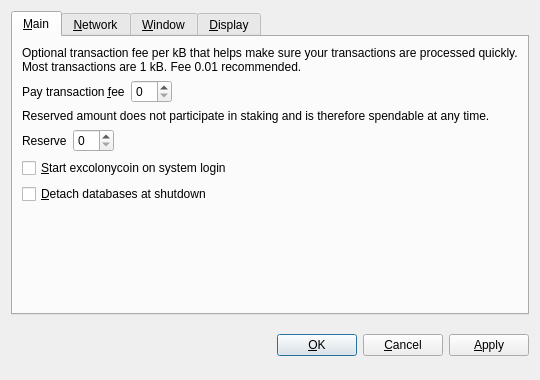
<?xml version="1.0" encoding="UTF-8"?>
<ui version="4.0">
 <class>OptionsDialog</class>
 <widget class="QDialog" name="OptionsDialog">
  <property name="geometry">
   <rect>
    <x>0</x>
    <y>0</y>
    <width>540</width>
    <height>380</height>
   </rect>
  </property>
  <property name="windowTitle">
   <string>Options</string>
  </property>
  <property name="modal">
   <bool>true</bool>
  </property>
  <layout class="QVBoxLayout" name="verticalLayout">
   <item>
    <widget class="QTabWidget" name="tabWidget">
     <property name="tabPosition">
      <enum>QTabWidget::North</enum>
     </property>
     <property name="currentIndex">
      <number>0</number>
     </property>
     <widget class="QWidget" name="tabMain">
      <attribute name="title">
       <string>&amp;Main</string>
      </attribute>
      <layout class="QVBoxLayout" name="verticalLayout_Main">
       <item>
        <widget class="QLabel" name="transactionFeeInfoLabel">
         <property name="text">
          <string>Optional transaction fee per kB that helps make sure your transactions are processed quickly. Most transactions are 1 kB. Fee 0.01 recommended.</string>
         </property>
         <property name="textFormat">
          <enum>Qt::PlainText</enum>
         </property>
         <property name="wordWrap">
          <bool>true</bool>
         </property>
        </widget>
       </item>
       <item>
        <layout class="QHBoxLayout" name="horizontalLayoutFee">
         <item>
          <widget class="QLabel" name="transactionFeeLabel">
           <property name="text">
            <string>Pay transaction &amp;fee</string>
           </property>
           <property name="textFormat">
            <enum>Qt::PlainText</enum>
           </property>
           <property name="buddy">
            <cstring>transactionFee</cstring>
           </property>
          </widget>
         </item>
         <item>
          <widget class="BitcoinAmountField" name="transactionFee"/>
         </item>
         <item>
          <spacer name="horizontalSpacerFee">
           <property name="orientation">
            <enum>Qt::Horizontal</enum>
           </property>
           <property name="sizeHint" stdset="0">
            <size>
             <width>40</width>
             <height>20</height>
            </size>
           </property>
          </spacer>
         </item>
        </layout>
       </item>
       <item>
        <widget class="QLabel" name="reserveBalanceInfoLabel">
         <property name="text">
          <string>Reserved amount does not participate in staking and is therefore spendable at any time.</string>
         </property>
         <property name="textFormat">
          <enum>Qt::PlainText</enum>
         </property>
         <property name="wordWrap">
          <bool>true</bool>
         </property>
        </widget>
       </item>
       <item>
        <layout class="QHBoxLayout" name="horizontalLayoutReserveBalance">
         <item>
          <widget class="QLabel" name="reserveBalanceLabel">
           <property name="text">
            <string>Reserve</string>
           </property>
           <property name="textFormat">
            <enum>Qt::PlainText</enum>
           </property>
           <property name="buddy">
            <cstring>reserveBalance</cstring>
           </property>
          </widget>
         </item>
         <item>
          <widget class="BitcoinAmountField" name="reserveBalance"/>
         </item>
         <item>
          <spacer name="horizontalSpacerReserveBalance">
           <property name="orientation">
            <enum>Qt::Horizontal</enum>
           </property>
           <property name="sizeHint" stdset="0">
            <size>
             <width>40</width>
             <height>20</height>
            </size>
           </property>
          </spacer>
         </item>
        </layout>
       </item>
       <item>
        <widget class="QCheckBox" name="bitcoinAtStartup">
         <property name="toolTip">
          <string>Automatically start excolonycoin after logging in to the system.</string>
         </property>
         <property name="text">
          <string>&amp;Start excolonycoin on system login</string>
         </property>
        </widget>
       </item>
       <item>
        <widget class="QCheckBox" name="detachDatabases">
         <property name="toolTip">
          <string>Detach block and address databases at shutdown. This means they can be moved to another data directory, but it slows down shutdown. The wallet is always detached.</string>
         </property>
         <property name="text">
          <string>&amp;Detach databases at shutdown</string>
         </property>
        </widget>
       </item>
       <item>
        <spacer name="verticalSpacer_Main">
         <property name="orientation">
          <enum>Qt::Vertical</enum>
         </property>
         <property name="sizeHint" stdset="0">
          <size>
           <width>20</width>
           <height>40</height>
          </size>
         </property>
        </spacer>
       </item>
      </layout>
     </widget>
     <widget class="QWidget" name="tabNetwork">
      <attribute name="title">
       <string>&amp;Network</string>
      </attribute>
      <layout class="QVBoxLayout" name="verticalLayout_Network">
       <item>
        <widget class="QCheckBox" name="mapPortUpnp">
         <property name="toolTip">
          <string>Automatically open the excolonycoin client port on the router. This only works when your router supports UPnP and it is enabled.</string>
         </property>
         <property name="text">
          <string>Map port using &amp;UPnP</string>
         </property>
        </widget>
       </item>
       <item>
        <widget class="QCheckBox" name="connectSocks">
         <property name="toolTip">
          <string>Connect to the excolonycoin network through a SOCKS proxy (e.g. when connecting through Tor).</string>
         </property>
         <property name="text">
          <string>&amp;Connect through SOCKS proxy:</string>
         </property>
        </widget>
       </item>
       <item>
        <layout class="QHBoxLayout" name="horizontalLayout_Network">
         <item>
          <widget class="QLabel" name="proxyIpLabel">
           <property name="text">
            <string>Proxy &amp;IP:</string>
           </property>
           <property name="textFormat">
            <enum>Qt::PlainText</enum>
           </property>
           <property name="buddy">
            <cstring>proxyIp</cstring>
           </property>
          </widget>
         </item>
         <item>
          <widget class="QValidatedLineEdit" name="proxyIp">
           <property name="maximumSize">
            <size>
             <width>140</width>
             <height>16777215</height>
            </size>
           </property>
           <property name="toolTip">
            <string>IP address of the proxy (e.g. 127.0.0.1)</string>
           </property>
          </widget>
         </item>
         <item>
          <widget class="QLabel" name="proxyPortLabel">
           <property name="text">
            <string>&amp;Port:</string>
           </property>
           <property name="textFormat">
            <enum>Qt::PlainText</enum>
           </property>
           <property name="buddy">
            <cstring>proxyPort</cstring>
           </property>
          </widget>
         </item>
         <item>
          <widget class="QLineEdit" name="proxyPort">
           <property name="maximumSize">
            <size>
             <width>55</width>
             <height>16777215</height>
            </size>
           </property>
           <property name="toolTip">
            <string>Port of the proxy (e.g. 9050)</string>
           </property>
          </widget>
         </item>
         <item>
          <widget class="QLabel" name="socksVersionLabel">
           <property name="text">
            <string>SOCKS &amp;Version:</string>
           </property>
           <property name="textFormat">
            <enum>Qt::PlainText</enum>
           </property>
           <property name="buddy">
            <cstring>socksVersion</cstring>
           </property>
          </widget>
         </item>
         <item>
          <widget class="QValueComboBox" name="socksVersion">
           <property name="toolTip">
            <string>SOCKS version of the proxy (e.g. 5)</string>
           </property>
          </widget>
         </item>
         <item>
          <spacer name="horizontalSpacer_Network">
           <property name="orientation">
            <enum>Qt::Horizontal</enum>
           </property>
           <property name="sizeHint" stdset="0">
            <size>
             <width>40</width>
             <height>20</height>
            </size>
           </property>
          </spacer>
         </item>
        </layout>
       </item>
       <item>
        <spacer name="verticalSpacer_Network">
         <property name="orientation">
          <enum>Qt::Vertical</enum>
         </property>
         <property name="sizeHint" stdset="0">
          <size>
           <width>20</width>
           <height>40</height>
          </size>
         </property>
        </spacer>
       </item>
      </layout>
     </widget>
     <widget class="QWidget" name="tabWindow">
      <attribute name="title">
       <string>&amp;Window</string>
      </attribute>
      <layout class="QVBoxLayout" name="verticalLayout_Window">
       <item>
        <widget class="QCheckBox" name="minimizeToTray">
         <property name="toolTip">
          <string>Show only a tray icon after minimizing the window.</string>
         </property>
         <property name="text">
          <string>&amp;Minimize to the tray instead of the taskbar</string>
         </property>
        </widget>
       </item>
       <item>
        <widget class="QCheckBox" name="minimizeOnClose">
         <property name="toolTip">
          <string>Minimize instead of exit the application when the window is closed. When this option is enabled, the application will be closed only after selecting Quit in the menu.</string>
         </property>
         <property name="text">
          <string>M&amp;inimize on close</string>
         </property>
        </widget>
       </item>
       <item>
        <spacer name="verticalSpacer_Window">
         <property name="orientation">
          <enum>Qt::Vertical</enum>
         </property>
         <property name="sizeHint" stdset="0">
          <size>
           <width>20</width>
           <height>40</height>
          </size>
         </property>
        </spacer>
       </item>
      </layout>
     </widget>
     <widget class="QWidget" name="tabDisplay">
      <attribute name="title">
       <string>&amp;Display</string>
      </attribute>
      <layout class="QVBoxLayout" name="verticalLayout_Display">
       <item>
        <layout class="QHBoxLayout" name="horizontalLayout_1_Display">
         <item>
          <widget class="QLabel" name="langLabel">
           <property name="text">
            <string>User Interface &amp;language:</string>
           </property>
           <property name="textFormat">
            <enum>Qt::PlainText</enum>
           </property>
           <property name="buddy">
            <cstring>lang</cstring>
           </property>
          </widget>
         </item>
         <item>
          <widget class="QValueComboBox" name="lang">
           <property name="toolTip">
            <string>The user interface language can be set here. This setting will take effect after restarting excolonycoin.</string>
           </property>
          </widget>
         </item>
        </layout>
       </item>
       <item>
        <layout class="QHBoxLayout" name="horizontalLayout_2_Display">
         <item>
          <widget class="QLabel" name="unitLabel">
           <property name="text">
            <string>&amp;Unit to show amounts in:</string>
           </property>
           <property name="textFormat">
            <enum>Qt::PlainText</enum>
           </property>
           <property name="buddy">
            <cstring>unit</cstring>
           </property>
          </widget>
         </item>
         <item>
          <widget class="QValueComboBox" name="unit">
           <property name="toolTip">
            <string>Choose the default subdivision unit to show in the interface and when sending coins.</string>
           </property>
          </widget>
         </item>
        </layout>
       </item>
       <item>
        <widget class="QCheckBox" name="displayAddresses">
         <property name="toolTip">
          <string>Whether to show Excolony Coin addresses in the transaction list or not.</string>
         </property>
         <property name="text">
          <string>&amp;Display addresses in transaction list</string>
         </property>
        </widget>
       </item>
       <item>
        <widget class="QCheckBox" name="coinControlFeatures">
         <property name="toolTip">
          <string>Whether to show coin control features or not.</string>
         </property>
         <property name="text">
          <string>Display coin &amp;control features (experts only!)</string>
         </property>
        </widget>
       </item>
       <item>
        <spacer name="verticalSpacer_Display">
         <property name="orientation">
          <enum>Qt::Vertical</enum>
         </property>
         <property name="sizeHint" stdset="0">
          <size>
           <width>20</width>
           <height>40</height>
          </size>
         </property>
        </spacer>
       </item>
      </layout>
     </widget>
    </widget>
   </item>
   <item>
    <layout class="QHBoxLayout" name="horizontalLayout_Buttons">
     <item>
      <spacer name="horizontalSpacer_1">
       <property name="orientation">
        <enum>Qt::Horizontal</enum>
       </property>
       <property name="sizeHint" stdset="0">
        <size>
         <width>40</width>
         <height>48</height>
        </size>
       </property>
      </spacer>
     </item>
     <item>
      <widget class="QLabel" name="statusLabel">
       <property name="font">
        <font>
         <weight>75</weight>
         <bold>true</bold>
        </font>
       </property>
       <property name="text">
        <string/>
       </property>
       <property name="textFormat">
        <enum>Qt::PlainText</enum>
       </property>
       <property name="wordWrap">
        <bool>true</bool>
       </property>
      </widget>
     </item>
     <item>
      <spacer name="horizontalSpacer_2">
       <property name="orientation">
        <enum>Qt::Horizontal</enum>
       </property>
       <property name="sizeHint" stdset="0">
        <size>
         <width>40</width>
         <height>48</height>
        </size>
       </property>
      </spacer>
     </item>
     <item>
      <widget class="QPushButton" name="okButton">
       <property name="text">
        <string>&amp;OK</string>
       </property>
      </widget>
     </item>
     <item>
      <widget class="QPushButton" name="cancelButton">
       <property name="text">
        <string>&amp;Cancel</string>
       </property>
       <property name="autoDefault">
        <bool>false</bool>
       </property>
      </widget>
     </item>
     <item>
      <widget class="QPushButton" name="applyButton">
       <property name="text">
        <string>&amp;Apply</string>
       </property>
       <property name="autoDefault">
        <bool>false</bool>
       </property>
      </widget>
     </item>
    </layout>
   </item>
  </layout>
 </widget>
 <customwidgets>
  <customwidget>
   <class>BitcoinAmountField</class>
   <extends>QSpinBox</extends>
   <header>bitcoinamountfield.h</header>
  </customwidget>
  <customwidget>
   <class>QValueComboBox</class>
   <extends>QComboBox</extends>
   <header>qvaluecombobox.h</header>
  </customwidget>
  <customwidget>
   <class>QValidatedLineEdit</class>
   <extends>QLineEdit</extends>
   <header>qvalidatedlineedit.h</header>
  </customwidget>
 </customwidgets>
 <resources/>
 <connections/>
</ui>
